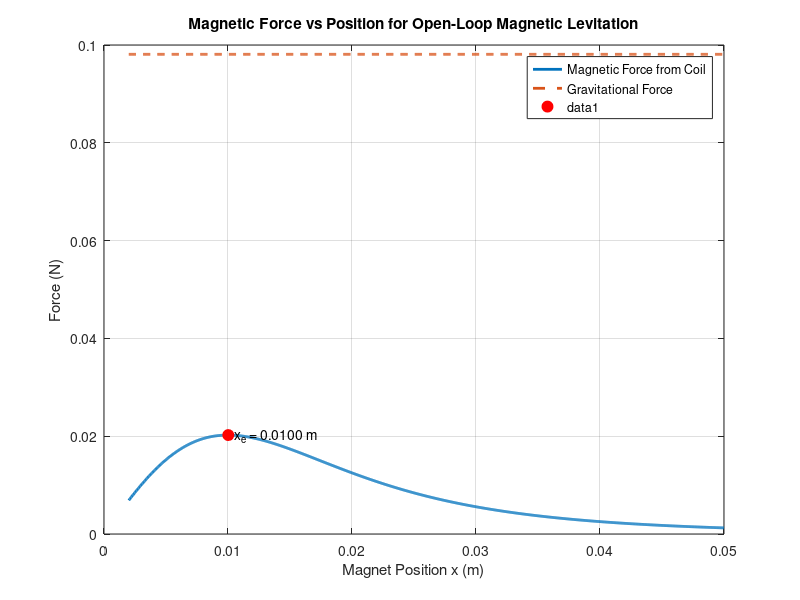

The MATLAB script that drew this image:
% Magnetic Levitator Force vs Position Plot

clear; clc;

% Physical constants
mu0 = 4*pi*1e-7;     % permeability of free space (H/m)

% System parameters (choose reasonable example values)
N = 200;             % number of coil turns
I = 1.5;             % coil current (A)
R = 0.02;            % coil radius (m)
md = 0.05;           % magnetic dipole moment (A*m^2)
m = 0.01;            % magnet mass (kg)
g = 9.81;            % gravity (m/s^2)

% Position range (distance from coil center)
x = linspace(0.002,0.05,1000);  % meters

% Magnetic force equation
F_coil = (3*mu0*N*I*R^2*md.*x) ./ (2*(x.^2 + R^2).^(5/2));

% Gravity force
F_gravity = m*g*ones(size(x));

% Plot
figure
plot(x, F_coil,'LineWidth',2)
hold on
plot(x, F_gravity,'--','LineWidth',2)

xlabel('Magnet Position x (m)')
ylabel('Force (N)')
title('Magnetic Force vs Position for Open-Loop Magnetic Levitation')
legend('Magnetic Force from Coil','Gravitational Force')
grid on

% Optional: mark approximate equilibrium point
[~,idx] = min(abs(F_coil - F_gravity));
xe = x(idx);
Fe = F_coil(idx);

plot(xe,Fe,'ro','MarkerSize',8,'MarkerFaceColor','r')
text(xe,Fe,['  x_e = ' num2str(xe,'%0.4f') ' m'])
